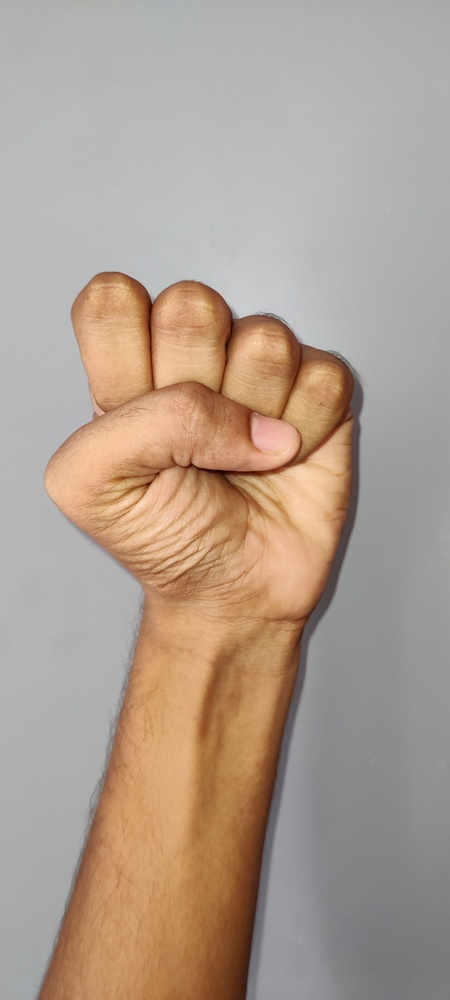
#> input picture 0 fingers.jpg, 450 x 1000 px, shrunk from 1800 x 4000 before the run
$ python fromsingle.py
#> lines starting #> are read from the running program, lines starting #| are printed output that depends on the picture; after the words box and inside, x2 and y2 are one past the last pixel; in counts of white or black regions, pixels touching at a corner belong together
# -*- coding: utf-8 -*-
"""
Created on Mon Apr  5 00:23:00 2021

@author: chand
"""

import cv2 as cv
import numpy as np

path1=input();
#> the answer given: 0 fingers.jpg
img_path = path1
img = cv.imread(img_path)
#> img is the input picture: shape (1000, 450, 3); mean B, G, R 145.3, 158.4, 174.9
#cv.imshow('palm image',img)


hsvim = cv.cvtColor(img, cv.COLOR_BGR2HSV)
#> hsvim: shape (1000, 450, 3); mean H, S, V 56.3, 45.1, 176.2
lower = np.array([0, 48, 80], dtype = "uint8")
upper = np.array([20, 255, 255], dtype = "uint8")
skinRegionHSV = cv.inRange(hsvim, lower, upper)
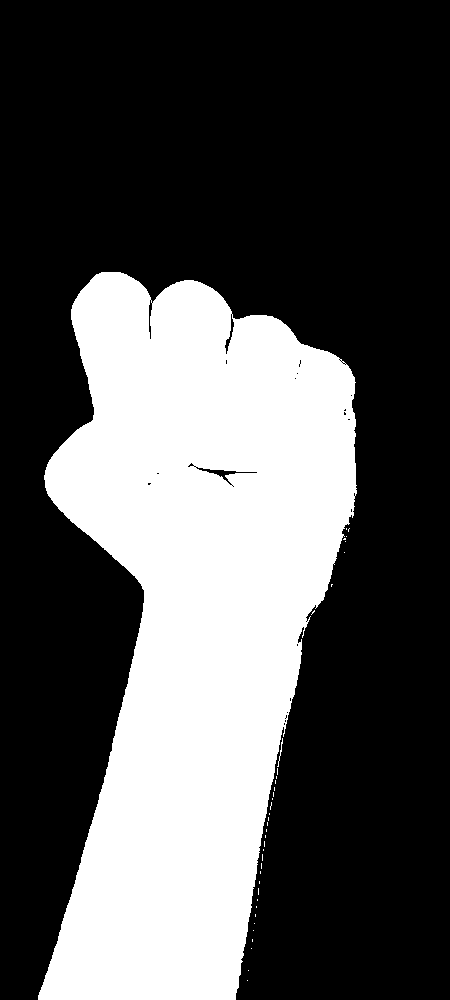
#> skinRegionHSV: shape (1000, 450); 33% white; 38 white regions (36 under 20 px), largest, box (x1, y1, x2, y2) and area: (38, 272, 357, 1000) 148191, (277, 738, 283, 767) 34
blurred = cv.blur(skinRegionHSV, (2,2))
ret,thresh = cv.threshold(blurred,0,255,cv.THRESH_BINARY)
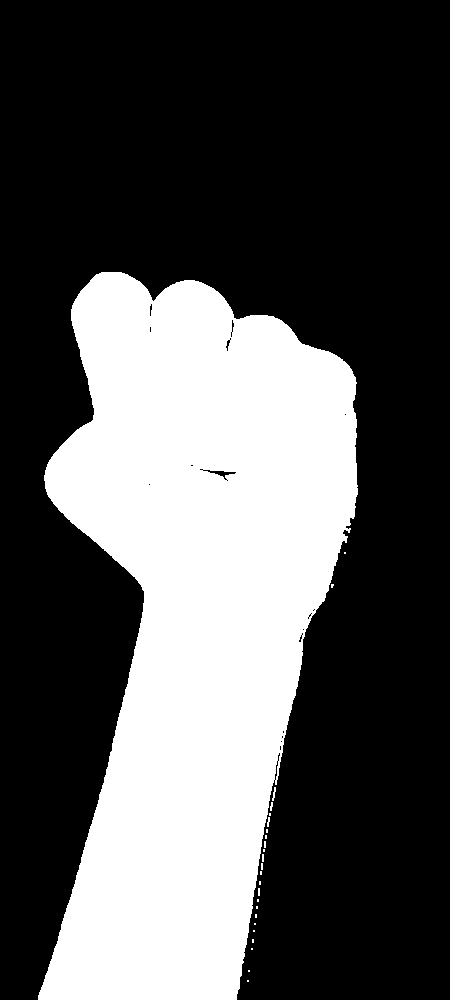
#> thresh: shape (1000, 450); 33.3% white; 25 white regions (22 under 20 px)
#cv.imshow("thresh", thresh)


contours, hierarchy = cv.findContours(thresh, cv.RETR_TREE, cv.CHAIN_APPROX_SIMPLE)
#> contours = 51 contours, 45 with area under 20; largest, box (x1, y1, x2, y2) and area: (38, 272, 358, 1000) 148956, (202, 469, 237, 481) 128, (274, 760, 279, 781) 41, (225, 339, 231, 352) 32, (231, 319, 235, 333) 28, (149, 303, 153, 317) 28
contours = max(contours, key=lambda x: cv.contourArea(x))
#> contours = contour of 791 points, box (x1, y1, x2, y2) (38, 272, 358, 1000), area 148956
cv.drawContours(img, [contours], -1, (255,255,0), 2)
#cv.imshow("contours", img)

hull = cv.convexHull(contours)
#> hull = contour of 28 points, box (x1, y1, x2, y2) (38, 272, 358, 1000), area 187306
cv.drawContours(img, [hull], -1, (0, 255, 255), 2)
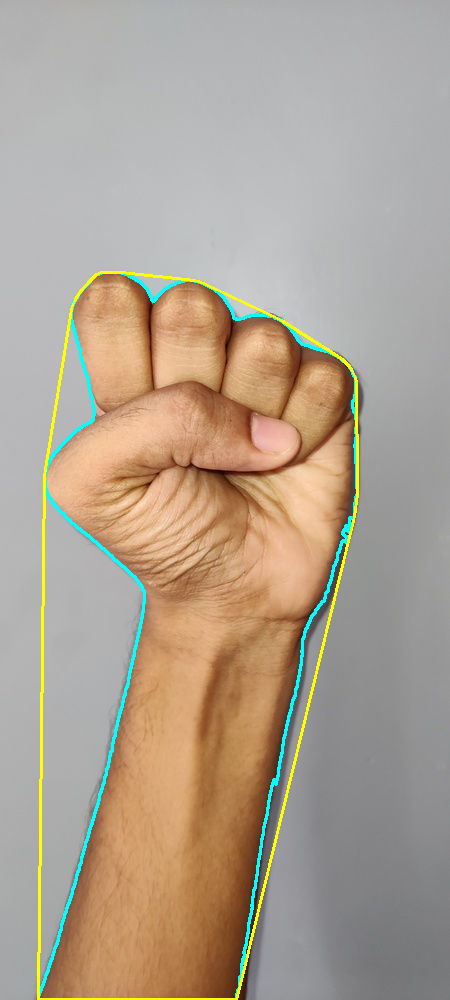
#> img: shape (1000, 450, 3); mean B, G, R 145.5, 161.5, 174.7
#cv.imshow("hull", img)

hull = cv.convexHull(contours, returnPoints=False)
#> hull = 28 values, max 790 at index 0, min 0 at index 27, mean 422.9
defects = cv.convexityDefects(contours, hull)
#> defects = 24 rows, first 6: [0, 4, 3, 190], [5, 7, 6, 172], [7, 9, 8, 142], [9, 13, 12, 176], [13, 19, 14, 114], [19, 21, 20, 186]

if defects is not None:
  cnt = 0
for i in range(defects.shape[0]):  # calculate the angle
  s, e, f, d = defects[i][0]
  start = tuple(contours[s][0])
  end = tuple(contours[e][0])
  far = tuple(contours[f][0])
  a = np.sqrt((end[0] - start[0]) ** 2 + (end[1] - start[1]) ** 2)
  b = np.sqrt((far[0] - start[0]) ** 2 + (far[1] - start[1]) ** 2)
  c = np.sqrt((end[0] - far[0]) ** 2 + (end[1] - far[1]) ** 2)
  angle = np.arccos((b ** 2 + c ** 2 - a ** 2) / (2 * b * c))  #      cosine theorem
  if angle <= np.pi / 2:  # angle less than 90 degree, treat as fingers
    cnt += 1
    cv.circle(img, far, 4, [0, 0, 255], -1)
#> this loop made 24 passes
#> (s, e, f, d, start, end, far, a) on passes 1 to 10: (0, 4, 3, 190, (101, 272), (96, 274), (98, 274), 5.39), (5, 7, 6, 172, (90, 280), (80, 291), (90, 281), 14.87), (7, 9, 8, 142, (80, 291), (78, 294), (80, 292), 3.61), (9, 13, 12, 176, (78, 294), (75, 299), (77, 297), 5.83), (13, 19, 14, 114, (75, 299), (72, 305), (75, 300), 6.71), (19, 21, 20, 186, (72, 305), (71, 309), (72, 308), 4.12), (21, 99, 68, 10127, (71, 309), (44, 475), (94, 414), 168.2), (99, 366, 157, 25973, (44, 475), (38, 995), (144, 602), 520), (368, 372, 371, 359, (236, 999), (239, 988), (237, 990), 11.4), (372, 605, 507, 5480, (239, 988), (354, 516), (302, 639), 485.8)
#> after the loop, cnt = 0
cnt = cnt+1
#> cnt = 1
cv.putText(img, str(cnt), (0, 50), cv.FONT_HERSHEY_SIMPLEX,1, (255, 0, 0) , 2, cv.LINE_AA)
#> img: shape (1000, 450, 3); 0.03% of pixels changed, all inside (x1, y1, x2, y2) = (4, 28, 14, 53)
print(str(cnt));
#| 1

$ run again, on 4 fingers.jpg
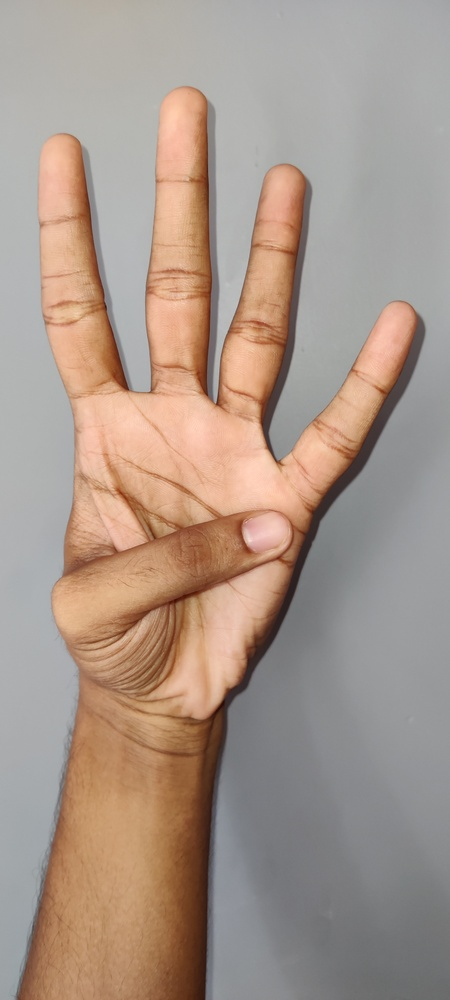
#> input picture 4 fingers.jpg, 450 x 1000 px, shrunk from 1800 x 4000 before the run
#> img is the input picture: shape (1000, 450, 3); mean B, G, R 138.8, 150.8, 168.9
#> hsvim: shape (1000, 450, 3); mean H, S, V 52, 47.2, 170.5
#> `skinRegionHSV = cv.inRange(hsvim, lower, upper)`:
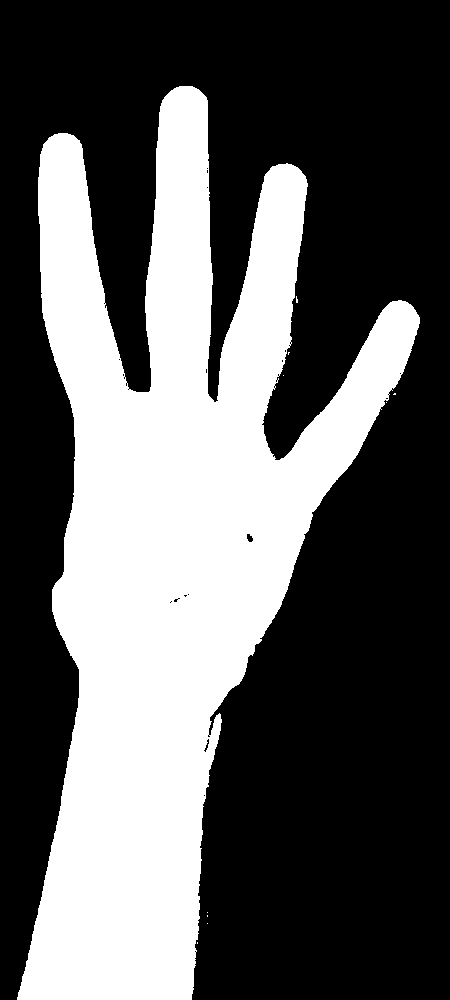
#> skinRegionHSV: shape (1000, 450); 36.6% white; 10 white regions (9 under 20 px), largest, box (x1, y1, x2, y2) and area: (17, 86, 420, 1000) 164825
#> thresh: shape (1000, 450); 37.1% white; 6 white regions (5 under 20 px)
#> `contours, hierarchy = cv.findContours(thresh, cv.RETR_TREE, cv.CHAIN_A..`: contours = 12 contours, 9 with area under 20; largest, box (x1, y1, x2, y2) and area: (17, 86, 421, 1000) 165276, (247, 534, 254, 543) 30, (209, 722, 214, 736) 27
#> `contours = max(contours, key=lambda x: cv.contourArea(x))`: contours = contour of 1284 points, box (x1, y1, x2, y2) (17, 86, 421, 1000), area 165276
#> `hull = cv.convexHull(contours)`: hull = contour of 23 points, box (x1, y1, x2, y2) (17, 86, 421, 1000), area 253948
#> `hull = cv.convexHull(contours, returnPoints=False)`: hull = 23 values, max 1283 at index 0, min 0 at index 22, mean 617.6
#> defects = 17 rows, first 6: [0, 2, 1, 162], [2, 173, 59, 70283], [173, 177, 174, 176], [178, 180, 179, 164], [180, 186, 181, 221], [186, 190, 187, 266]
#> the loop `for i in range(defects.shape[0]):` made 17 passes
#> (s, e, f, d, start, end, far, a) on passes 1 to 6: (0, 2, 1, 162, (179, 86), (176, 87), (178, 87), 3.16), (2, 173, 59, 70283, (176, 87), (54, 134), (148, 392), 130.7), (173, 177, 174, 176, (54, 134), (49, 137), (52, 136), 5.83), (178, 180, 179, 164, (48, 138), (43, 144), (48, 139), 7.81), (180, 186, 181, 221, (43, 144), (40, 154), (43, 147), 10.44), (186, 190, 187, 266, (40, 154), (38, 177), (40, 166), 23.09)
#> after the loop `for i in range(defects.shape[0]):`: cnt = 3
#> `cnt = cnt+1`: cnt = 4
#> `cv.putText(img, str(cnt), (0, 50), cv.FONT_HERSHEY_SIMPLEX,1, (255, 0,..`:
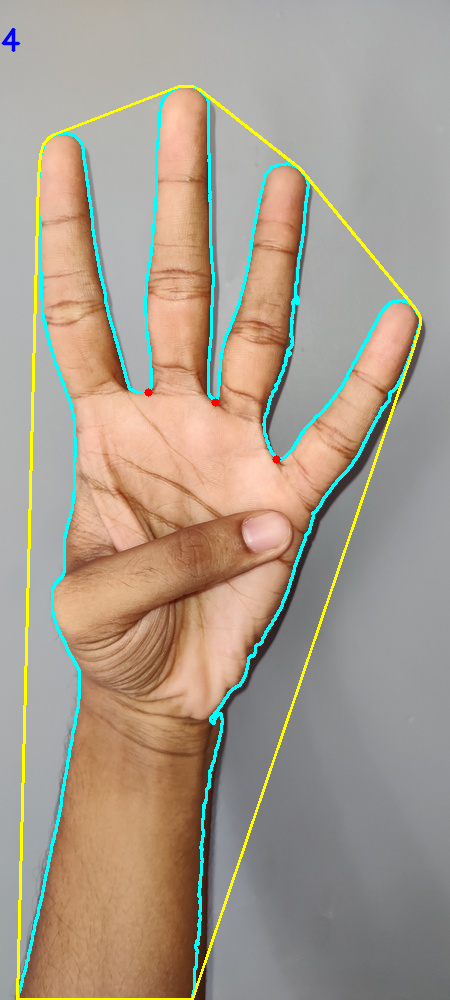
#> img: shape (1000, 450, 3); mean B, G, R 140.5, 155.7, 167.2
#| 4
